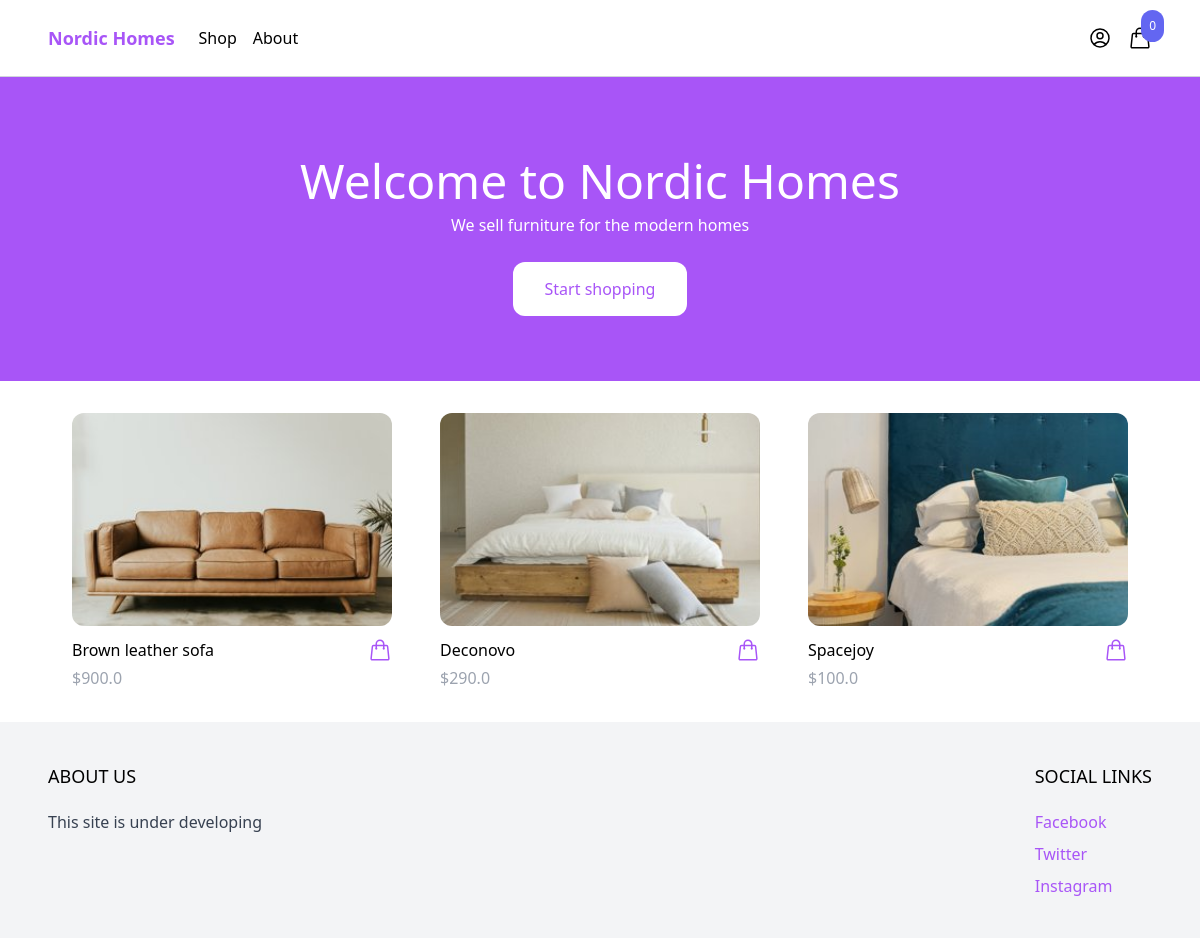
The page / on the database its author committed.
### product/models.py (models this page shows, shortened)
class Product(models.Model):
    category = models.ForeignKey(Category, related_name='product', on_delete=models.CASCADE)
    name = models.CharField(max_length=255)
    slug = models.SlugField()
    description = models.TextField(blank=True, null=True)
    price = models.IntegerField()
    created_at = models.DateTimeField(auto_now_add=True)
    image = models.ImageField(upload_to='uploads/', blank=True, null=True)
    thumbnail = models.ImageField(upload_to='uploads/', blank=True, null=True)
    class Meta:
        ordering = ('-created_at',)
    def get_display_price(self):
        return self.price / 100
    def get_thumbnail(self):
        if self.thumbnail:
            return self.thumbnail.url

### core/views.py (the view)
# urls.py: path('', frontpage, name='frontpage'),
def frontpage(request):
    products = Product.objects.all()[0:8]
    return render(request, 'core/frontpage.html', {'products': products})

### cart/cart.py (called while the page is built)
    def __len__(self):
        return sum(item['quantity'] for item in self.cart.values())

### cart/context_processors.py (called while the page is built)
def cart(request):
    return {'cart': Cart(request)}

### core/templates/core/frontpage.html (shortened to what this page needs)
{% extends 'core/base.html' %}
{% block content %}
<header class="px-6 py-10 lg:py-20 bg-purple-500">
  <div class="max-w-3xl mx-auto text-center">
    <p class="mb-2 text-3xl lg:text-5xl text-white">Welcome to Nordic Homes</p>
    <p class="mb-10 text-white">We sell furniture for the modern homes</p>
    <a href="{% url 'shop' %}" class="inline block px-8 py-4 rounded-xl bg-white text-purple-500 hover:bg-gray-200">Start shopping</a>
  </div>
</header>
<div class="max-w-6xl mx-auto py-2 px-6 xl:px-0">
  <div class="products flex items-center flex-wrap">
    {% for product in products %}
      {% include 'product/partials/product_list_item.html' %}
    {% endfor %}
  </div>
</div>
{% endblock %}

### product/templates/product/partials/product_list_item.html (shortened to what this page needs)
<div class="w-full md:w-1/3 xl:w-1/4 p-6">
    <a href="{% url 'product' product.slug %}" class="">
        <img src="{{ product.get_thumbnail }}" alt="" class="w-full rounded-xl hover:shadow-lg">
    </a>
    <div class="pt-3 flex items-center justify-between">
        <a href="{% url 'product' product.slug %}">{{product.name}}</a>
        <a href="#"
           hx-get="{% url 'add_to_cart' product.id %}"
           hx-target="#menu-cart-button"
           hx-swap="outerHTML"
           class="text-purple-500 hover:text-purple-800">
        </a>
    </div>
        <p class="pt-1 text-gray-400">${{ product.get_display_price }}</p>
</div>

### rows shown on the page
Product: get_thumbnail (picture), name "Brown leather sofa", get_display_price "900.0"
Product: get_thumbnail (picture), name "Deconovo", get_display_price "290.0"
Product: get_thumbnail (picture), name "Spacejoy", get_display_price "100.0"

### other values the page prints
{{ cart|length }} "0"
